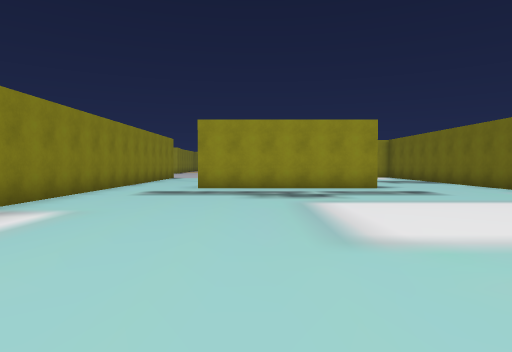
View 1 (above)

24 first-person views from a walk through a 3-D level made in the Unity game engine. The camera is 1.4 m above the floor, tilts 2° down and sees 75° across. The floor is counted in squares, 2 m on a side. Each view is taken from the middle of a square. On the plan, view 1 faces up. The plan holds only what a view shows up to about 10 squares ahead; the rest is blank. The place goes on beyond the plan. The player is left out.

View 2
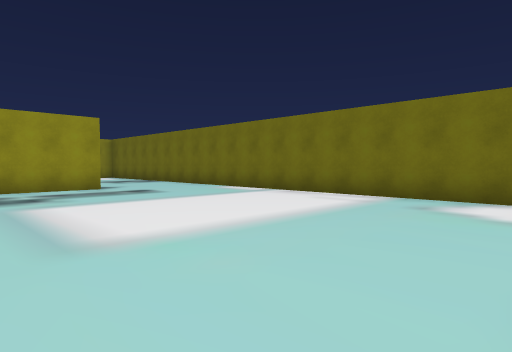

View 3
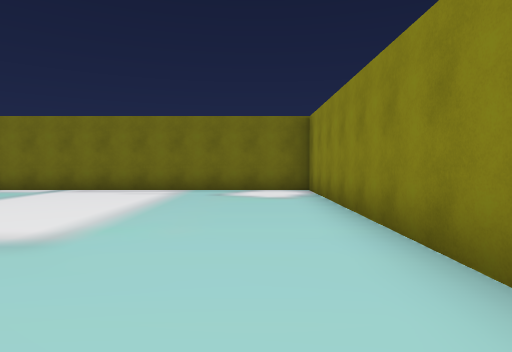

View 4
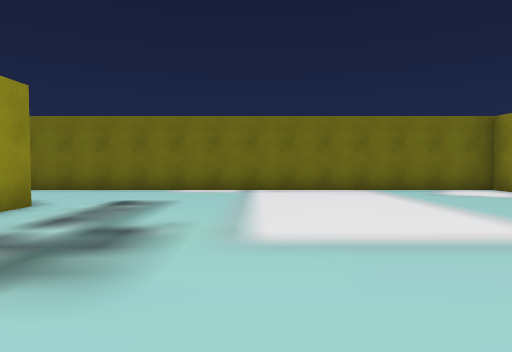

View 5
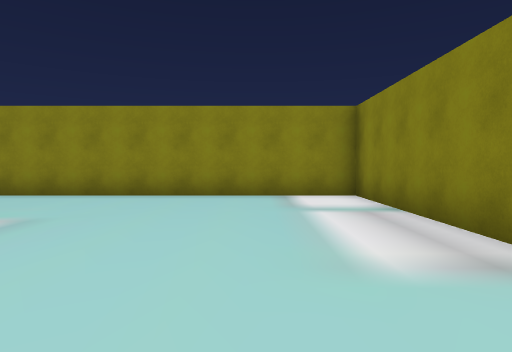

View 6
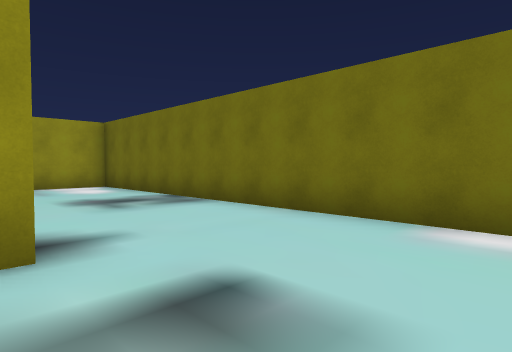

View 7
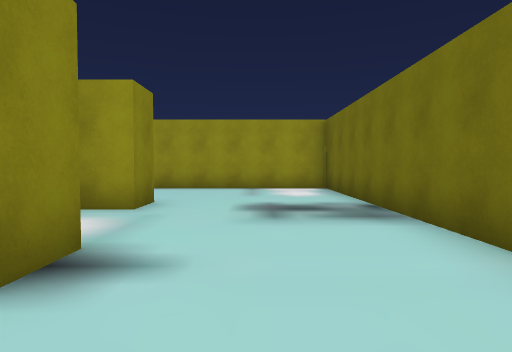

View 8
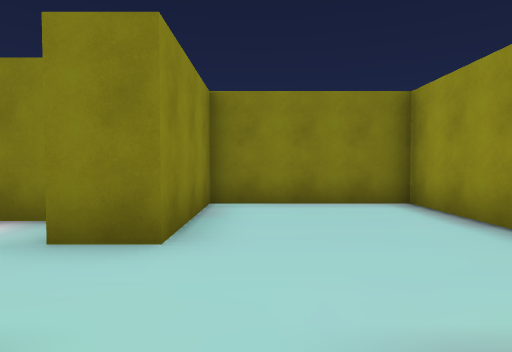

View 9
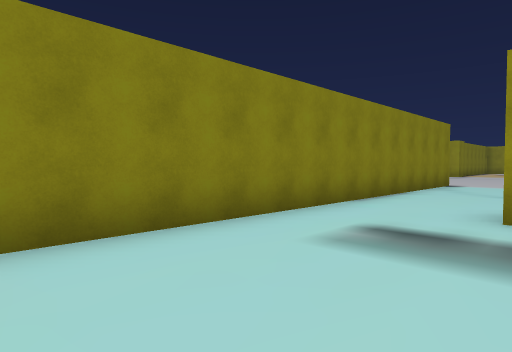

View 10
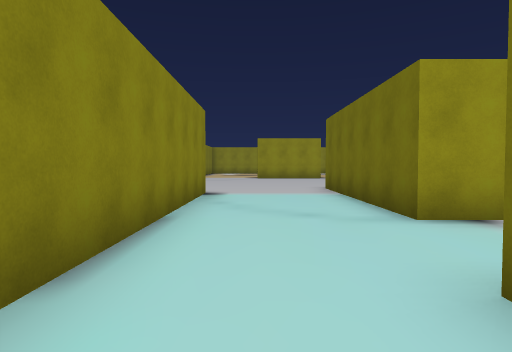

View 11
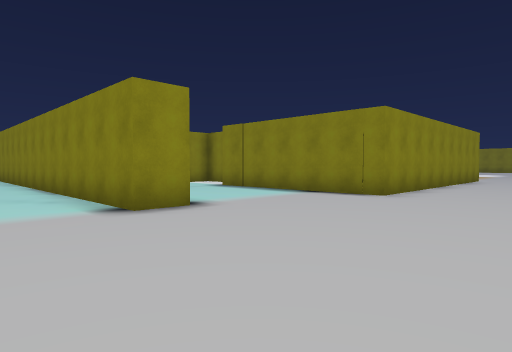

View 12
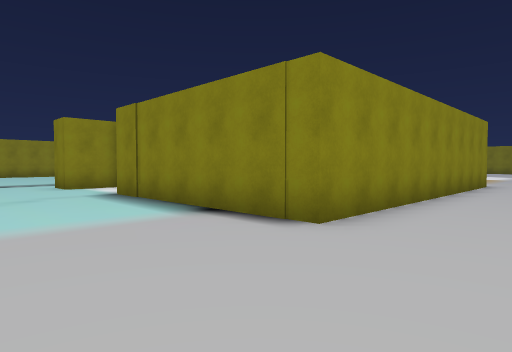

View 13
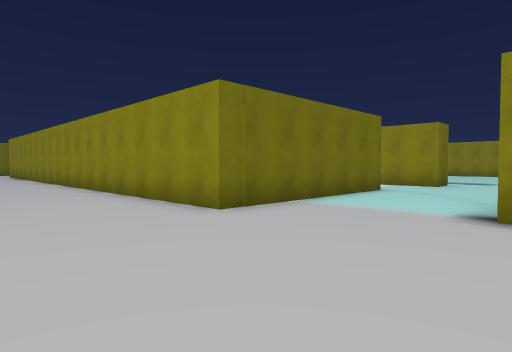

View 14
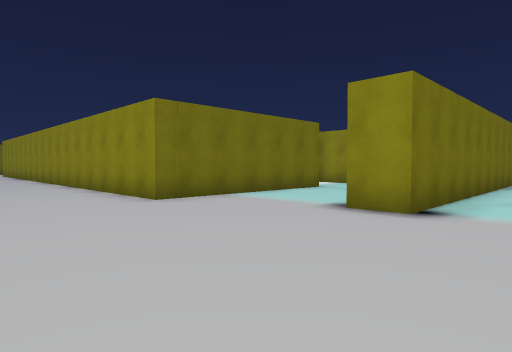

View 15
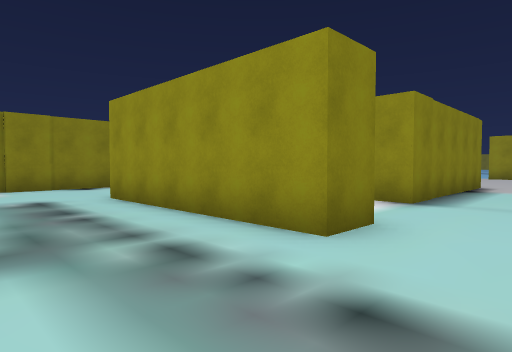

View 16
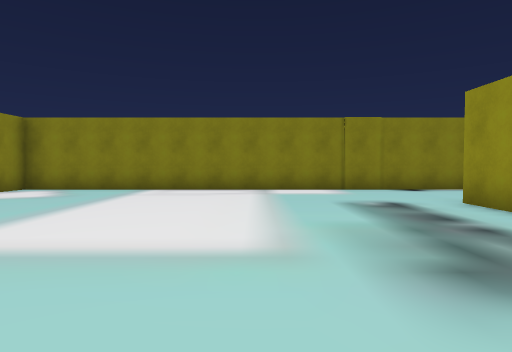

View 17
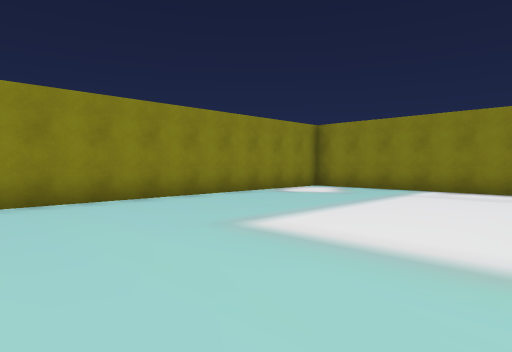

View 18
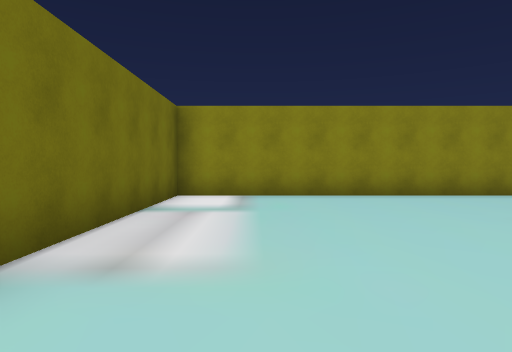

View 19
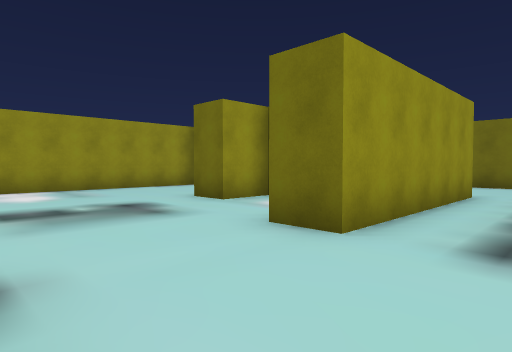

View 20
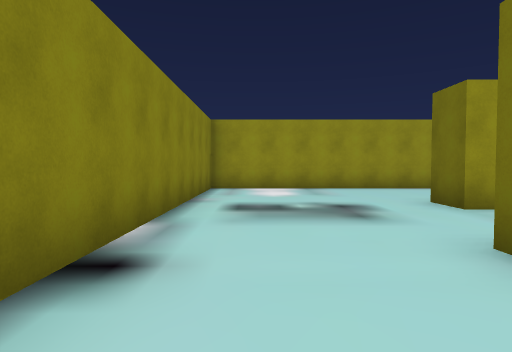

View 21
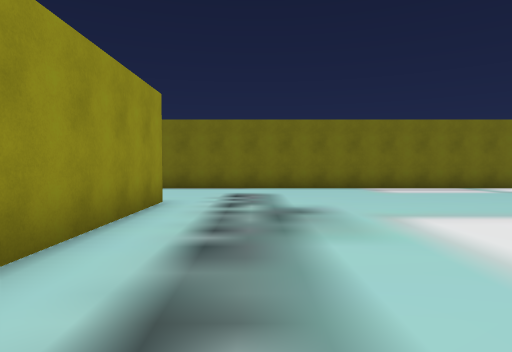

View 22
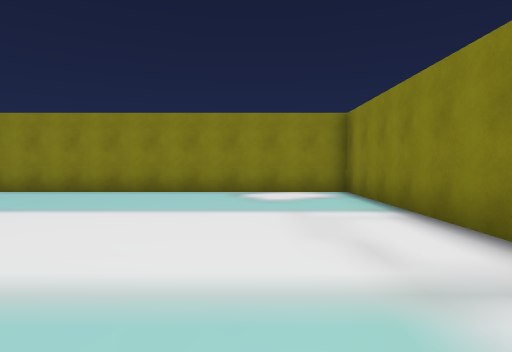

View 23
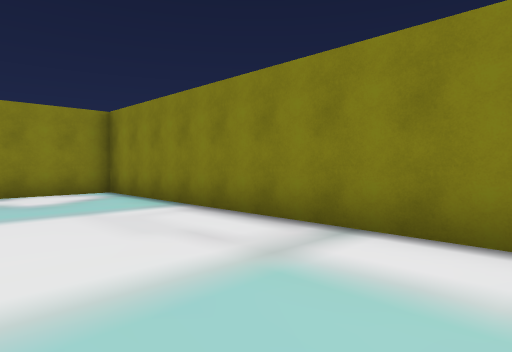

View 24
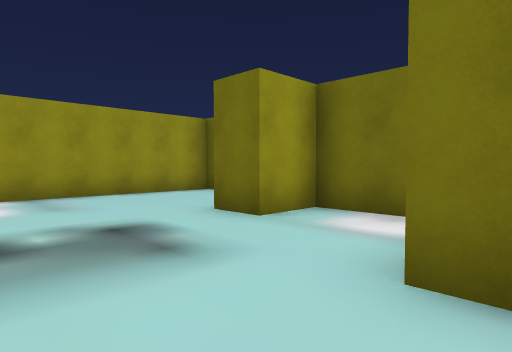

### Floor plan
Points are (right, up) in squares from view 1. A wall is a line through its corners. A room is listed if a view was taken in it or the views show most of it. See-through windows are left out.
Room 1 (views 1, 2, 3, 4, 5, 6, 7, 8, 9, 10)
walls: (3.6, 10.8) (3.6, 9.7) (-1.8, 9.7); (1.9, 12.5) (1.9, 11.8); (-4.2, 9.5) (-4.2, -0.4) (7.1, -0.4) (7.1, 17.8) (0, 17.8) (0, 14.2) (3.1, 14.2) (3.1, 13.2) (2.2, 13.2)
ways out: opening at (-2.5, 10) to room 2
Room 2 (views 11, 12, 13, 14, 15, 16, 17, 18, 19, 20, 21, 22, 23, 24)
walls: (-10, 10.8) (-8.8, 10.8) (-8.8, 9.7) (-14, 9.7) (-14, 10.8); (-11.4, 11.6) (-11.4, 13.2) (-12.8, 13.2) (-12.8, 14.2); (-10.3, 17.8) (-17.3, 17.8) (-17.3, -0.4) (-5.2, -0.4) (-5.2, 17.2) (-4.2, 17.2) (-4.2, 9.5); (0.1, 13.2) (-1, 13.2) (-1, 18.8) (6, 18.8); (-18, 18.8) (-9.3, 18.8) (-9.3, 13.2) (-10, 13.2)
ways out: opening at (-2.5, 10) to room 1

Positions as (right, up) in squares from view 1, and headings:
1: (0, 0), facing up
2: (0, 0), facing up-right
3: (-2, 1), facing right
4: (-2, 6), facing right
5: (-2, 7), facing down
6: (3, 7), facing up-right
7: (5, 8), facing up
8: (6, 15), facing left
9: (-1, 5), facing up-left
10: (-3, 9), facing up
11: (-2, 22), facing down-left
12: (-6, 21), facing down-left
13: (-5, 22), facing down-right
14: (-7, 22), facing down-right
15: (-7, 7), facing up-left
16: (-8, 6), facing left
17: (-8, 6), facing down-left
18: (-7, 7), facing down
19: (-17, 8), facing up-right
20: (-16, 8), facing up
21: (-15, 8), facing right
22: (-15, 8), facing down
23: (-14, 8), facing down-left
24: (-16, 10), facing up-right
